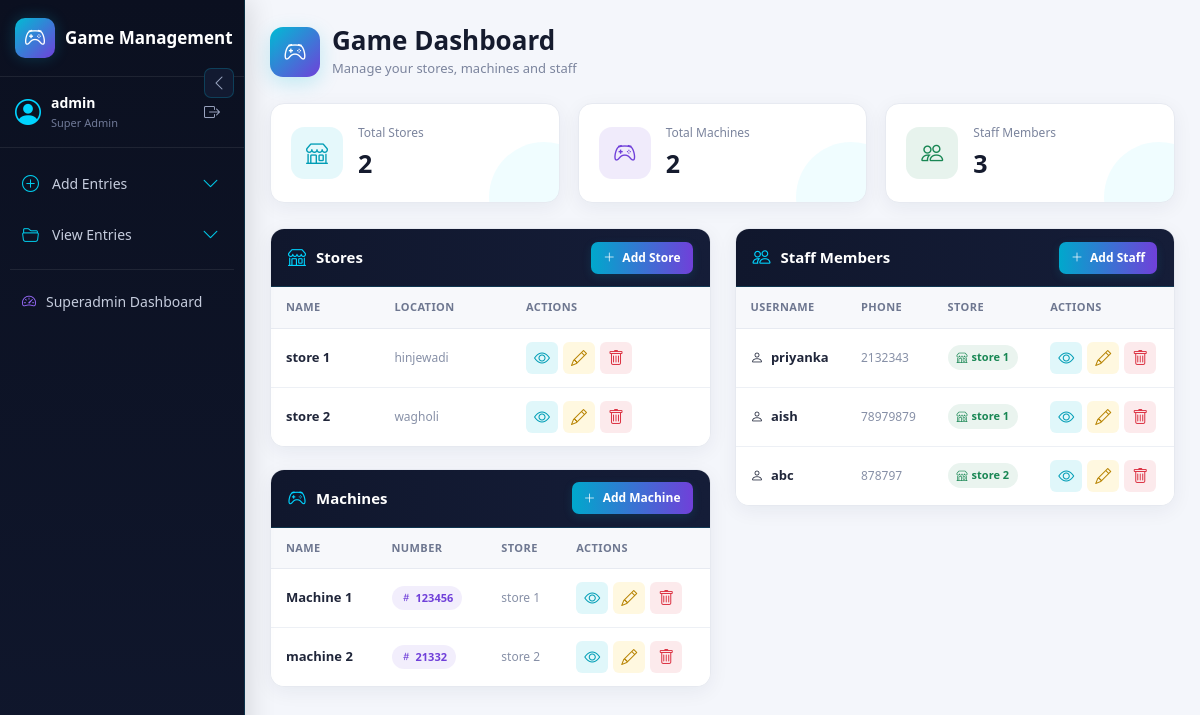
Page /superadmin/ (signed in) on the earlier database version.
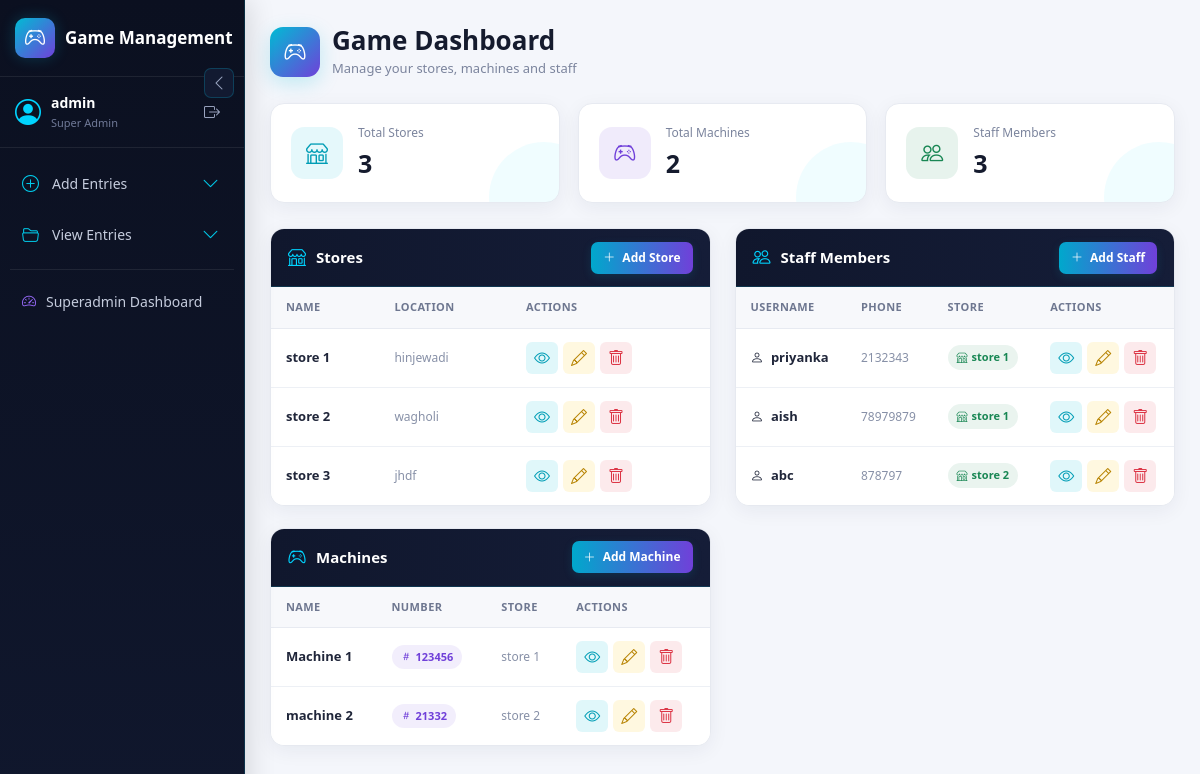
Same page on the later database version.
### videostore/models.py (models this page shows, shortened)
class Store(models.Model):
    name = models.CharField(max_length=100)
    location = models.CharField(max_length=255, blank=True)

class Machine(models.Model):
    name = models.CharField(max_length=100)
    number = models.CharField(max_length=20, unique=True)
    store = models.ForeignKey(Store, on_delete=models.CASCADE)

class User(AbstractUser):
    ROLE_CHOICES = (
        ('superadmin', 'SuperAdmin'),
        ('staff', 'Staff'),
    )
    role = models.CharField(max_length=20, choices=ROLE_CHOICES)
    store = models.ForeignKey('Store', on_delete=models.SET_NULL, null=True, blank=True)
    phone_number = models.CharField(max_length=20, blank=True, null=True)

### videostore/views.py (the view, shortened to what this page needs)
@user_passes_test(is_superadmin, login_url='/forbidden/')
def superadmin_dashboard(request):
    if request.user.role != 'superadmin':
        messages.error(request, "Unauthorized access.")
        return redirect('custom_login')
    stores = Store.objects.all()
    staff_users = User.objects.filter(role='staff')
    machines = Machine.objects.select_related('store').all()
    response = render(request, 'superadmin_dashboard.html', {
        'stores': stores,
        'staff_users': staff_users,
        'machines': machines,
    })
    if request.session.get('clear_local_storage'):
        del request.session['clear_local_storage']
    return response

### videostore/templates/superadmin_dashboard.html (shortened to what the changed rows need)
{% extends 'base.html' %}
{% load static %}
{% block content %}
<div class="dashboard-page">
    <div class="dashboard-header">
        <div class="dashboard-title">
            <div>
                <h1>
                    Game Dashboard
                </h1>
            </div>
        </div>
    </div>
    <div class="stats-grid">
        <div class="stat-card">
            <div class="stat-content">
                <div>
                    <div class="stat-label">
                        Total Stores
                    </div>
                    <div class="stat-number">
                        {{ stores|length }}
                    </div>
                </div>
            </div>
        </div>
    </div>
    <div class="row g-4">
        <div class="col-12 col-xl-6">
            <div class="dashboard-card">
                <div class="dashboard-card-body">
                    {% if stores %}
                        <div class="table-responsive">
                            <table class="table dashboard-table text-nowrap">
                                <thead>
                                    <tr>
                                        <th>
                                            Name
                                        </th>
                                        <th>
                                            Location
                                        </th>
                                        <th>
                                            Actions
                                        </th>
                                    </tr>
                                </thead>
                                <tbody>
                                    {% for store in stores %}
                                        <tr>
                                            <td>
                                                <span class="table-name">
                                                    {{ store.name }}
                                                </span>
                                            </td>
                                            <td>
                                                <span class="table-secondary">
                                                    {{ store.location|default:"-" }}
                                                </span>
                                            </td>
                                            <td>
                                                <div class="action-buttons">
                                                    <button
                                                        type="button"
                                                        class="btn btn-view"
                                                        data-bs-toggle="modal"
                                                        data-bs-target="#viewStoreModal{{ store.id }}"
                                                        title="View"
                                                    >
                                                        <i class="bi bi-eye"></i>
                                                    </button>
                                                    <button
                                                        type="button"
                                                        class="btn btn-edit"
                                                        data-bs-toggle="modal"
                                                        data-bs-target="#editStoreModal{{ store.id }}"
                                                        title="Edit"
                                                    >
                                                        <i class="bi bi-pencil"></i>
                                                    </button>
                                                    <form
                                                        method="post"
                                                        style="display:inline;"
                                                    >
                                                        <button
                                                            type="submit"
                                                            class="btn btn-delete"
                                                            title="Delete"
                                                        >
                                                            <i class="bi bi-trash"></i>
                                                        </button>
                                                    </form>
                                                </div>
                                            </td>
                                        </tr>
                                    {% endfor %}
                                </tbody>
                            </table>
                        </div>
                    {% endif %}
                </div>
            </div>
            <div class="dashboard-card">
                <div class="dashboard-card-body">
                    {% if machines %}
                        <div class="table-responsive">
                            <table class="table dashboard-table text-nowrap">
                                <thead>
                                    <tr>
                                        <th>
                                            Name
                                        </th>
                                        <th>
                                            Number
                                        </th>
                                        <th>
                                            Store
                                        </th>
                                        <th>
                                            Actions
                                        </th>
                                    </tr>
                                </thead>
                                <tbody>
                                    {% for machine in machines %}
                                        <tr>
                                            <td>
                                                <span class="table-name">
                                                    {{ machine.name }}
                                                </span>
                                            </td>
                                            <td>
                                                <span class="game-badge game-badge-purple">
                                                    <i class="bi bi-hash me-1"></i>
                                                    {{ machine.number }}
                                                </span>
                                            </td>
                                            <td>
                                                <span class="table-secondary">
                                                    {{ machine.store.name }}
                                                </span>
                                            </td>
                                            <td>
                                                <div class="action-buttons">
                                                    <button
                                                        type="button"
                                                        class="btn btn-view"
                                                        data-bs-toggle="modal"
                                                        data-bs-target="#viewMachineModal{{ machine.id }}"
                                                        title="View"
                                                    >
                                                        <i class="bi bi-eye"></i>
                                                    </button>
                                                    <button
                                                        type="button"
                                                        class="btn btn-edit"
                                                        data-bs-toggle="modal"
                                                        data-bs-target="#editMachineModal{{ machine.id }}"
                                                        title="Edit"
                                                    >
                                                        <i class="bi bi-pencil"></i>
                                                    </button>
                                                    <form
                                                        method="post"
                                                        style="display:inline;"
                                                    >
                                                        <button
                                                            type="submit"
                                                            class="btn btn-delete"
                                                            title="Delete"
                                                        >
                                                            <i class="bi bi-trash"></i>
                                                        </button>
                                                    </form>
                                                </div>
                                            </td>
                                        </tr>
                                    {% endfor %}
                                </tbody>
                            </table>
                        </div>
                    {% endif %}
                </div>
            </div>
        </div>
        <div class="col-12 col-xl-6">
            <div class="dashboard-card">
                <div class="dashboard-card-body">
                    {% if staff_users %}
                        <div class="table-responsive">
                            <table class="table dashboard-table text-nowrap">
                                <thead>
                                    <tr>
                                        <th>
                                            Username
                                        </th>
                                        <th>
                                            Phone
                                        </th>
                                        <th>
                                            Store
                                        </th>
                                        <th>
                                            Actions
                                        </th>
                                    </tr>
                                </thead>
                                <tbody>
                                    {% for user in staff_users %}
                                        <tr>
                                            <td>
                                                <span class="table-name">
                                                    <i class="bi bi-person me-1"></i>
                                                    {{ user.username }}
                                                </span>
                                            </td>
                                            <td>
                                                <span class="table-secondary">
                                                    {{ user.phone_number|default:"-" }}
                                                </span>
                                            </td>
                                            <td>
                                                {% if user.store %}
                                                    <span class="game-badge game-badge-green">
                                                        <i class="bi bi-shop me-1"></i>
                                                        {{ user.store.name }}
                                                    </span>
                                                {% else %}
                                                    <span class="table-secondary">
                                                        Not Assigned
                                                    </span>
                                                {% endif %}
                                            </td>
                                            <td>
                                                <div class="action-buttons">
                                                    <button
                                                        type="button"
                                                        class="btn btn-view"
                                                        data-bs-toggle="modal"
                                                        data-bs-target="#viewStaffModal{{ user.id }}"
                                                        title="View"
                                                    >
                                                        <i class="bi bi-eye"></i>
                                                    </button>
                                                    <button
                                                        type="button"
                                                        class="btn btn-edit"
                                                        data-bs-toggle="modal"
                                                        data-bs-target="#editStaffModal{{ user.id }}"
                                                        title="Edit"
                                                    >
                                                        <i class="bi bi-pencil"></i>
                                                    </button>
                                                    <form
                                                        method="post"
                                                        style="display:inline;"
                                                    >
                                                        <button
                                                            type="submit"
                                                            class="btn btn-delete"
                                                            title="Delete"
                                                        >
                                                            <i class="bi bi-trash"></i>
                                                        </button>
                                                    </form>
                                                </div>
                                            </td>
                                        </tr>
                                    {% endfor %}
                                </tbody>
                            </table>
                        </div>
                    {% endif %}
                </div>
            </div>
        </div>
    </div>
</div>
{% endblock %}

Differences in the rows shown:
added Store: name "store 3", location "jhdf"
Other differences:
{{ stores|length }}: "2" → "3"
